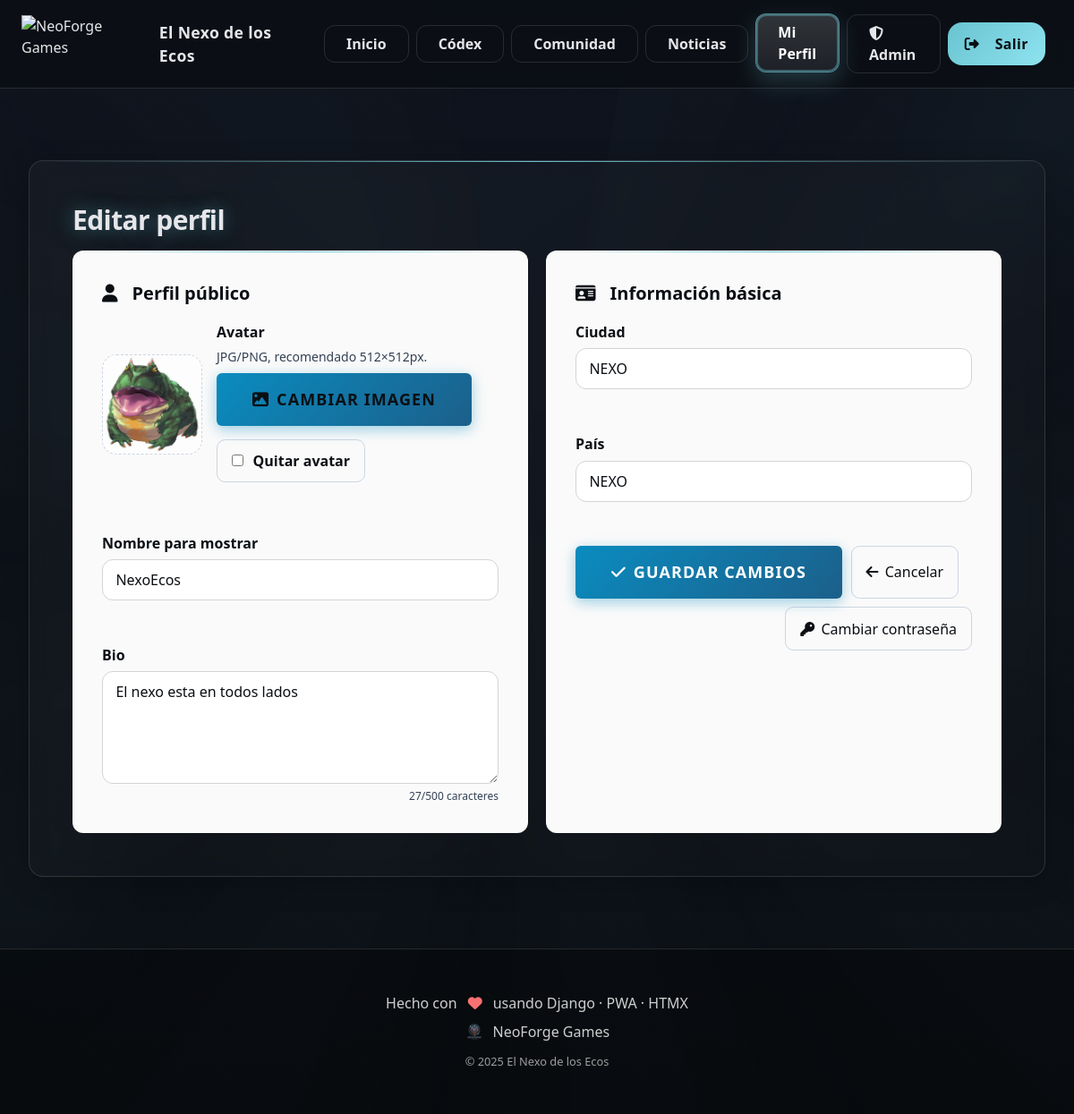
The page /accounts/profile/edit/ (signed in) on the database its author committed.
### accounts/models.py (models this page shows, shortened)
class Profile(models.Model):
    user = models.OneToOneField(User, on_delete=models.CASCADE, related_name='profile')
    display_name    = models.CharField(max_length=120, blank=True, default='')
    gamer_tag       = models.CharField(max_length=60, blank=True, default='')
    bio             = models.TextField(blank=True, default='')
    country         = models.CharField(max_length=60, blank=True, default='')
    city            = models.CharField(max_length=60, blank=True, default='')
    favorite_domain = models.CharField(
        max_length=20,
        choices=(
            ('tiempo',  'Tiempo'),
            ('niebla',  'Niebla'),
            ('cenizas', 'Cenizas'),
            ('vientos', 'Vientos'),
            ('piedra',  'Piedra'),
        ),
        blank=True,
        default=''
    )
    avatar = models.ImageField(upload_to=avatar_upload_to, blank=True, null=True)

### accounts/views.py (the view)
# urls.py: path('profile/edit/', profile_edit, name='profile_edit'),
@login_required
def profile_edit(request):
    p = request.user.profile
    if request.method == 'POST':
        form = ProfileForm(request.POST, request.FILES, instance=p)
        if form.is_valid():
            form.save()
            messages.success(request, 'Perfil actualizado.')
            return redirect('accounts:profile')
    else:
        form = ProfileForm(instance=p)
    return render(request, 'accounts/profile_edit.html', {'form': form})

### accounts/forms.py
class ProfileForm(forms.ModelForm):
    class Meta:
        model = Profile
        fields = (
            "display_name",
            "gamer_tag",
            "bio",
            "country",
            "city",
            "favorite_domain",
            "avatar",
        )
        widgets = {
            "display_name": forms.TextInput(attrs={"class": "input", "placeholder": "Nombre visible"}),
            "gamer_tag": forms.TextInput(attrs={"class": "input", "placeholder": "Tu gamer tag"}),
            "bio": forms.Textarea(attrs={"class": "textarea", "rows": 4, "placeholder": "Sobre ti..."}),
            "country": forms.TextInput(attrs={"class": "input", "placeholder": "País"}),
            "city": forms.TextInput(attrs={"class": "input", "placeholder": "Ciudad"}),
            "favorite_domain": forms.Select(attrs={"class": "select"}),
            "avatar": forms.ClearableFileInput(attrs={"class": "file-input"}),
        }
    def __init__(self, *args, **kwargs):
        super().__init__(*args, **kwargs)
        self.fields["favorite_domain"].choices = (
            Profile._meta.get_field("favorite_domain").choices or []
        )

### templates/accounts/profile_edit.html (shortened to what this page needs)
{% extends "base.html" %}
{% load static %}
{% block content %}
<section class="section form-light">
  <h1 class="h1-glow text-2xl md:text-3xl">Editar perfil</h1>
  <form method="post" enctype="multipart/form-data" class="grid md:grid-cols-2 gap-5 mt-4">
    <div class="card">
      <h2 class="card-title"><i class="fa-solid fa-user mr-2"></i> Perfil público</h2>
      <div class="avatar-grid mt-2">
        <div class="avatar-frame">
          <img id="avatarPreview"
               src="{% if form.instance.avatar %}{{ form.instance.avatar.url }}{% else %}{% static 'img/avatars/default.png' %}{% endif %}"
               alt="Avatar">
        </div>
        <div>
          <label>Avatar</label>
          <p class="text-muted text-sm mb-2">JPG/PNG, recomendado 512×512px.</p>
          <div class="uploader-actions">
            <label for="id_avatar" class="lol-button" role="button">
              <span class="lol-button-text"><i class="fa-solid fa-image mr-2"></i>Cambiar imagen</span>
            </label>
            {% if form.instance.avatar %}
              <label class="btn-ghost--light" style="cursor:pointer">
                <input type="checkbox" name="avatar-clear" id="id_avatar_clear" style="margin-right:.4rem">
                Quitar avatar
              </label>
            {% endif %}
          </div>
        </div>
      </div>
      <div class="hr-soft"></div>
      <label for="id_display_name">Nombre para mostrar</label>
      <input type="text" name="{{ form.display_name.name }}" id="id_display_name"
             value="{{ form.display_name.value|default_if_none:'' }}" class="input-light" placeholder="Tu nombre público">
      <div class="hr-soft"></div>
      <label for="id_bio">Bio</label>
      <textarea name="{{ form.bio.name }}" id="id_bio" rows="5" class="input-light"
                placeholder="Cuéntanos algo sobre ti…" data-max="500" oninput="NX.countBio(this)">{{ form.bio.value|default_if_none:'' }}</textarea>
      <div class="text-right text-muted text-xs" id="bioCounter" aria-live="polite"></div>
    </div>
    <div class="card">
      <h2 class="card-title"><i class="fa-solid fa-id-card mr-2"></i> Información básica</h2>
      <label for="id_city">Ciudad</label>
      <input type="text" name="{{ form.city.name }}" id="id_city"
             value="{{ form.city.value|default_if_none:'' }}" class="input-light" placeholder="Tu ciudad">
      <div class="hr-soft"></div>
      <label for="id_country">País</label>
      <input type="text" name="{{ form.country.name }}" id="id_country"
             value="{{ form.country.value|default_if_none:'' }}" class="input-light" placeholder="Tu país">
      <div class="hr-soft"></div>
      <div class="form-actions">
        <button class="lol-button" type="submit">
          <span class="lol-button-text"><i class="fa-solid fa-check mr-2"></i>Guardar cambios</span>
        </button>
        <a href="/accounts/profile/" class="btn-ghost--light">
          <i class="fa-solid fa-arrow-left"></i> Cancelar
        </a>
        <a href="/accounts/password_change/" class="btn-ghost--light" style="margin-left:auto">
          <i class="fa-solid fa-key"></i> Cambiar contraseña
        </a>
      </div>
    </div>
  </form>
</section>
{% endblock %}

### static/css/theme.css (style rules this page uses)
:root { --coal:#0b0f14; --ink:#0f1520; --text:#e6e6ea; --line:rgba(255,255,255,.12); --accent:#d2b26a; --brand:#a88bd4; --space-xs:.5rem; --space-sm:1rem; --space-md:1.5rem; --space-lg:2rem; --space-xl:3rem; --radius-sm:.5rem; --radius-md:.75rem; --radius-lg:1rem; --transition-fast:.2s ease; --transition-normal:.3s ease; --transition-slow:.5s ease; }
html[data-domain="vientos"] { --accent:#69c3d0; --brand:#8ee3ef; }
* { box-sizing:border-box; margin:0; padding:0 }
html,body { height:100% }
body { background:var(--coal); color:var(--text); font-family: ui-sans-serif,system-ui,-apple-system,BlinkMacSystemFont,'Segoe UI',Roboto,sans-serif; line-height:1.6; overflow-x:hidden; }
.lol-button { display:inline-flex; align-items:center; justify-content:center; padding:1rem 2.5rem; background:linear-gradient(135deg,#0a8cbf,#1c5f8a); color:#fff; font-weight:800; font-size:1.125rem; border:none; border-radius:6px; position:relative; overflow:hidden; cursor:pointer; letter-spacing:.06em; box-shadow:0 4px 15px rgba(10,140,191,.4); text-transform:uppercase; min-width:180px; transition:all .3s ease }
.lol-button::before { content:''; position:absolute; top:0; left:-100%; width:100%; height:100%; background:linear-gradient(90deg,transparent,rgba(255,255,255,.2),transparent); transition:left .5s ease }
.lol-button-text { position:relative; z-index:2 }
.section { margin:var(--space-xl) 0; padding:var(--space-xl); border-radius:var(--radius-lg); border:1px solid var(--line); background:linear-gradient(145deg,rgba(255,255,255,.03),rgba(255,255,255,.01)); backdrop-filter:blur(10px); box-shadow:0 8px 32px rgba(0,0,0,.2); position:relative; overflow:hidden }
.section::before { content:''; position:absolute; top:0; left:0; right:0; height:1px; background:linear-gradient(90deg,transparent,var(--accent),transparent) }
.card { background:linear-gradient(145deg,rgba(255,255,255,.04),rgba(255,255,255,.02)); padding:var(--space-lg); border-radius:var(--radius-md); border:1px solid var(--line); backdrop-filter:blur(10px); transition:all var(--transition-normal); position:relative; overflow:hidden }
.card::before { content:''; position:absolute; top:0; left:0; right:0; height:1px; background:linear-gradient(90deg,transparent,var(--accent),transparent) }
.card-title { font-size:1.25rem; font-weight:700; color:#fff; margin-bottom:var(--space-sm); display:flex; align-items:center; gap:var(--space-xs) }
.h1-glow { font-weight:800; letter-spacing:-.02em; text-shadow:0 0 20px color-mix(in oklab,var(--accent) 50%,transparent) }
.hr-soft { height:1px; background:var(--line); border:0; margin:var(--space-md) 0 }

### templates/accounts/profile_edit.html (style rules this page uses)
.form-light .card { background:#fafafa;color:#0b0f14 }
.form-light .card-title, .form-light .kicker, .form-light h2, .form-light h3 { color:#0b0f14 }
.form-light label { color:#0b0f14;font-weight:700;margin-bottom:.4rem;display:block }
.form-light .text-muted { color:#334155 }
.input-light { background:#fff;color:#0b0f14;width:100%; border:1px solid #d4d4d8;border-radius:12px; padding:.75rem .9rem;line-height:1.25; transition:border-color .2s, box-shadow .2s; }
.avatar-grid { display:grid;grid-template-columns:112px 1fr;gap:1rem;align-items:center }
.avatar-frame { width:112px;height:112px;border-radius:16px;overflow:hidden; border:1px dashed #cbd5e1;background:#fff;display:grid;place-items:center; }
.avatar-frame img { width:100%;height:100%;object-fit:cover }
.uploader-actions { display:flex;gap:.5rem;flex-wrap:wrap }
.form-actions { display:flex;gap:.6rem;flex-wrap:wrap }
.btn-ghost--light { border:1px solid #cbd5e1;background:transparent;color:#0b0f14 !important; padding:.7rem 1rem;border-radius:.6rem;display:inline-flex;align-items:center;gap:.45rem; }

### rows shown on the page
Profile: avatar (picture), display_name "NexoEcos", bio "El nexo esta en todos lados", city "NEXO", country "NEXO"
